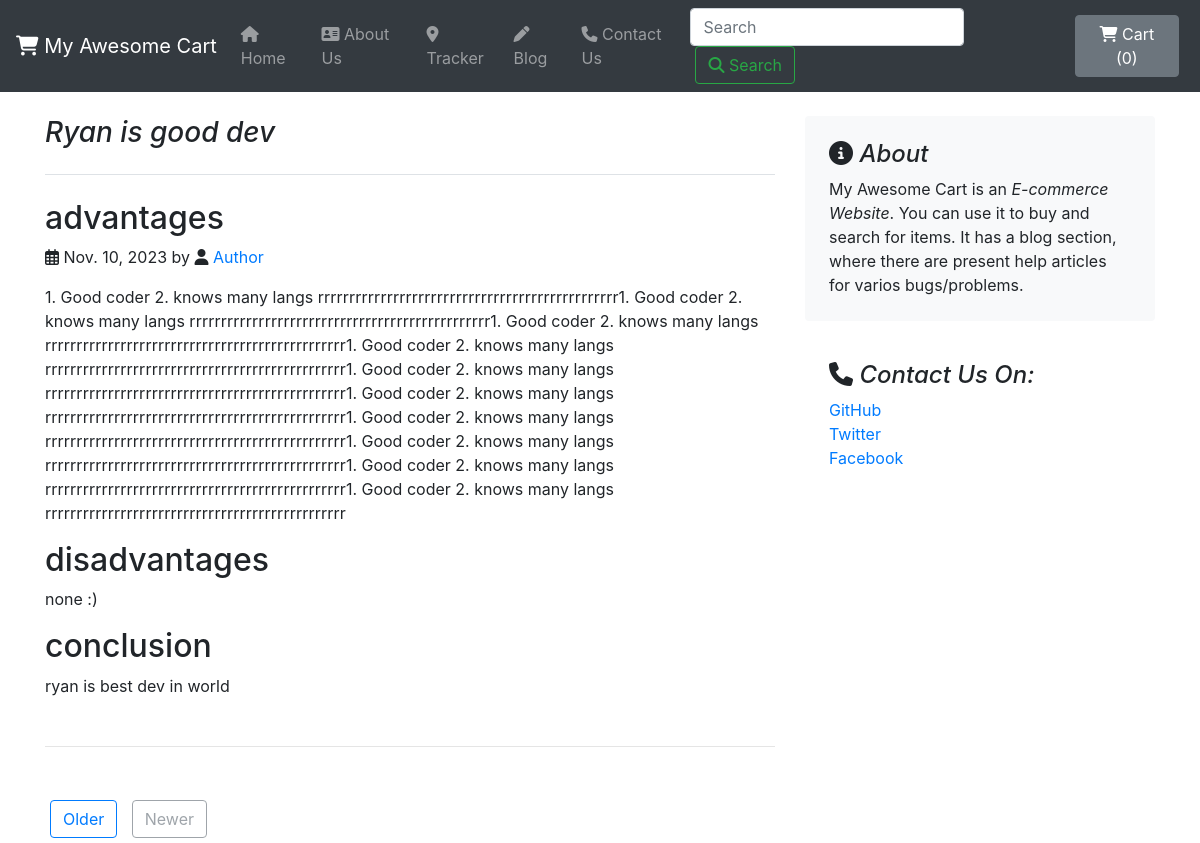
/blog/post/1, run on the app's committed database.
### blog/models.py (models this page shows, shortened)
class Blogpost(models.Model):
    post_id = models.AutoField(primary_key=True)
    title = models.CharField(max_length=100)
    head0 = models.CharField(default='', max_length=500)
    chead0 = models.CharField(default='', max_length=5000)
    head1 = models.CharField(default='', max_length=500)
    chead1 = models.CharField(default='', max_length=5000)
    head2 = models.CharField(default='', max_length=500)
    chead2 = models.CharField(default='', max_length=5000)
    pub_date = models.DateField()
    thumbnail = models.ImageField(upload_to="blog/images", default="")

### blog/views.py (the view)
# urls.py: path('post/<int:id>', views.blogpost, name="blogPost"),
def blogpost(request, id):
    post = Blogpost.objects.filter(post_id=id)[0]
    return render(request, "blog/blogpost.html", {'post': post})
    return render(request, 'blog/index.html', {'posts': allPosts[0]})

### blog/templates/blog/blogpost.html (shortened to what this page needs)
{% extends "blog/basic.html" %}
{% block body %}
<body>
    <div class="container">
        <div class="row mt-4">
            <div class="col-md-8 blog-main">
                <h3 class="pb-4 mb-4 font-italic border-bottom">
                    {{ post.title }}
                </h3>
                <div class="blog-post">
                    <h2 class="blog-post-title">{{ post.head0 }}</h2>
                    <p class="blog-post-meta"><i class="fa-regular fa-calendar-days"></i> {{ post.pub_date }} by <i class="fa-solid fa-user"></i> <a href="#">Author</a></p>
                    <p> {{ post.chead0 }} </p>
                    <h2>{{ post.head1 }}</h2>
                    <p>{{ post.chead1 }} </p>
                    <h2>{{ post.head2 }}</h2>
                    <p> {{ post.chead2 }} </p>
                </div>
                <hr class="mt-5 mb-5">
                <nav class="blog-pagination">
                    <a class="btn btn-outline-primary" href="#">Older</a>
                    <a class="btn btn-outline-secondary disabled" href="#" tabindex="-1" aria-disabled="true">Newer</a>
                </nav>
            </div>
            <aside class="col-md-4 blog-sidebar">
                <div class="p-4 mb-3 bg-light rounded">
                    <h4 class="font-italic"><i class="fa-solid fa-circle-info"></i> About</h4>
                    <p class="mb-0">My Awesome Cart is an <em>E-commerce Website</em>. You can use it to buy and search for items. It has a blog section, where there are present help articles for varios bugs/problems. </p>
                </div>
                <div class="p-4">
                    <h4 class="font-italic"><i class="fa-solid fa-phone"></i> Contact Us On:</h4>
                    <ol class="list-unstyled">
                        <li><a href="#">GitHub</a></li>
                        <li><a href="#">Twitter</a></li>
                        <li><a href="#">Facebook</a></li>
                    </ol>
                </div>
            </aside>
        </div>
    </div>
</body>
{% endblock body %}

### blog/templates/blog/basic.html (style rules this page uses)
.btn, .btn-secondary { margin: 5px; }

### data on the page
Blogpost: title "Ryan is good dev", head0 "advantages", pub_date "Nov. 10, 2023", chead0 "1. Good coder 2. knows many langs rrrrrrrrrrrrrrrrrrrrrrrrrrrrrrrrrrrrrrrrrrrrrrrr1. Good coder 2. knows many langs rrrrrrrrrrrrrrrrrrrrrrrrrrrrrrrrrrrrrrrrrrrrrrrr1. Good coder 2. knows many langs rrrrrrrrrrrrrrrrrrrrrrrrrrrrrrrrrrrrrrrrrrrrrrrr1. Good coder 2. knows many langs rrrrrrrrrrrrrrrrrrrrrrrrrrrrrrrrrrrrrrrrrrrrrrrr1. Good coder 2. knows many langs rrrrrrrrrrrrrrrrrrrrrrrrrrrrrrrrrrrrrrrrrrrrrrrr1. Good coder 2. knows many langs rrrrrrrrrrrrrrrrrrrrrrrrrrrrrrrrrrrrrrrrrrrrrrrr1. Good coder 2. knows many langs rrrrrrrrrrrrrrrrrrrrrrrrrrrrrrrrrrrrrrrrrrrrrrrr1. Good coder 2. knows many langs rrrrrrrrrrrrrrrrrrrrrrrrrrrrrrrrrrrrrrrrrrrrrrrr1. Good coder 2. knows many langs…", head1 "disadvantages", chead1 "none :)", head2 "conclusion", chead2 "ryan is best dev in world"
